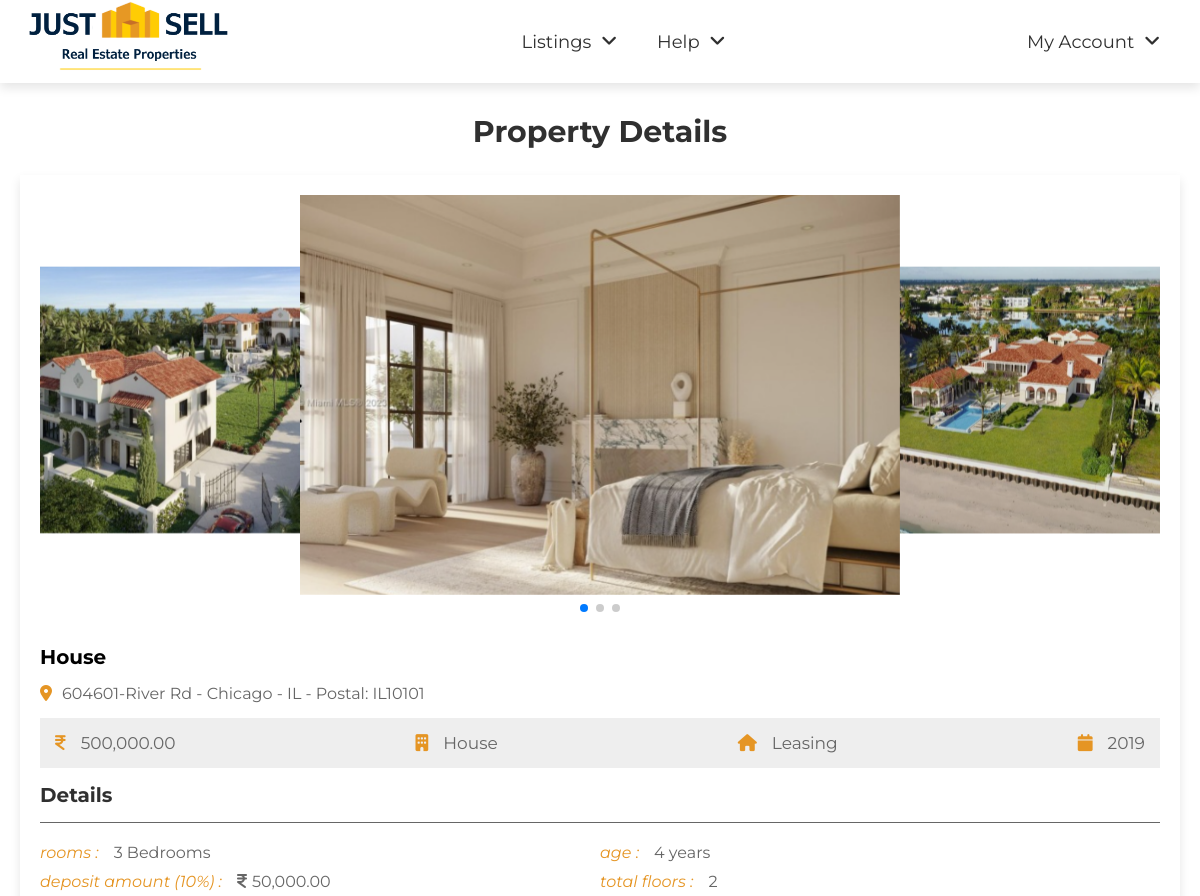
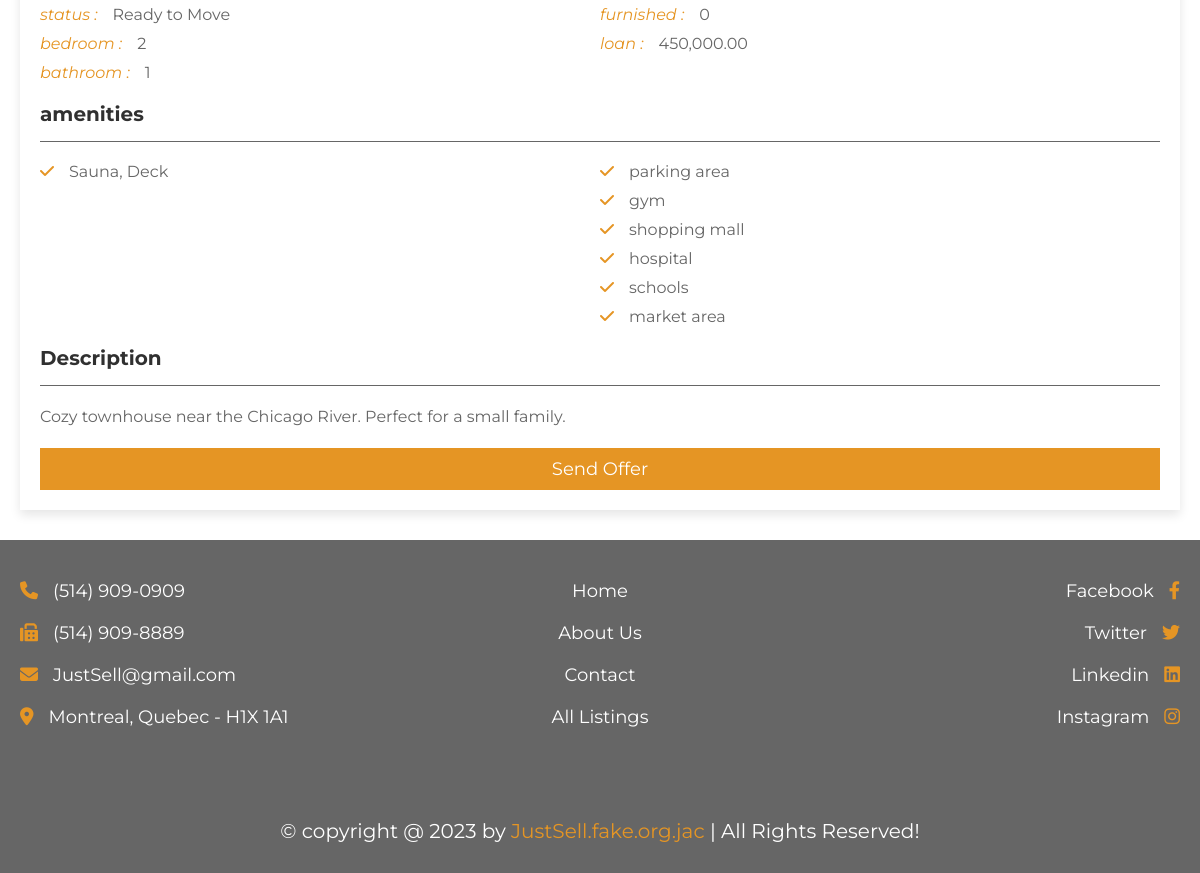
The page /details.php?get_id=3 on the database its author committed (2 pictures, top to bottom).
### tables this page shows
CREATE TABLE IF NOT EXISTS `image` (
  `ImageID` int(11) NOT NULL,
  `PropertyID` int(11) NOT NULL,
  `ImagePath` varchar(255) NOT NULL,
  `ImageFileName` varchar(255) NOT NULL,
  `Description` varchar(255) DEFAULT NULL
);

CREATE TABLE IF NOT EXISTS `properties` (
  `PropertyID` int(11) NOT NULL,
  `AgentID` int(11) NOT NULL,
  `StreetNum` mediumint(8) UNSIGNED NOT NULL,
  `StreetName` varchar(60) NOT NULL,
  `City` varchar(30) NOT NULL,
  `Province` varchar(30) NOT NULL,
  `Postal` varchar(10) NOT NULL,
  `Description` varchar(255) NOT NULL,
  `Price` float NOT NULL,
  `Bathrooms` tinyint(3) UNSIGNED NOT NULL DEFAULT '1',
  `Bedrooms` tinyint(3) UNSIGNED NOT NULL DEFAULT '1',
  `Floors` tinyint(3) UNSIGNED NOT NULL DEFAULT '1',
  `size` float DEFAULT NULL,
  `furnished` tinyint(1) NOT NULL DEFAULT '0',
  `PropertyType` varchar(30) NOT NULL DEFAULT 'House',
  `YearOfBuilt` smallint(5) UNSIGNED NOT NULL,
  `Amenities` varchar(100) NOT NULL,
  `sellOption` varchar(30) NOT NULL,
  `ConstructionStatus` varchar(30) NOT NULL
);

### details.php (the view, shortened to what this page needs)
<?php
   require "resources/connect.php";
   include "resources/header.php";
   if(isset($_GET['get_id'])){
      $propertyID = $_GET['get_id'];
   }else{
      $propertyID = '';
      header('location:index.php');
   }
?>
<body>
   <section class="view-property">
      <h1 class="heading">Property Details</h1>
      <?php
         $select_properties = $db->prepare("SELECT *
                                          FROM properties
                                          WHERE PropertyID = $propertyID;");
         $select_properties->execute();
         if($select_properties->rowCount() > 0){
            while($fetch_property = $select_properties->fetch(PDO::FETCH_ASSOC)){
         ?>
      <div class="details">
      <div class="swiper images-container">
            <div class="swiper-wrapper">
               <?php
                  $images = $db->prepare("SELECT *
                                          FROM image
                                          WHERE PropertyID = $propertyID;");
                  $images->execute();
                  if($images->rowCount() > 0){
                     while($image = $images->fetch(PDO::FETCH_ASSOC)){
               ?>
                  <img src="images/PropertiesImages/<?= $image['ImageFileName']; ?>" alt="Missing the property picture" class="swiper-slide">
               <?php
                  }}
               ?>
            </div>
            <div class="swiper-pagination"></div>
      </div>
         <h3 class="name"><?= $fetch_property['PropertyType']; ?></h3>
         <p class="location"><i class="fas fa-map-marker-alt"></i><span><?= $fetch_property['StreetNum'] . '-' .
                                                                           $fetch_property['StreetName'] . ' - ' .
                                                                           $fetch_property['City'] . ' - ' .
                                                                           $fetch_property['Province'] . ' - Postal: ' .
                                                                           $fetch_property['Postal']; ?></span></p>
         <div class="info">
            <p><i class="fas fa-indian-rupee-sign"></i><span><?= number_format($fetch_property['Price'], 2); ?></span></p>
            <p><i class="fas fa-building"></i><span><?= $fetch_property['PropertyType']; ?></span></p>
            <p><i class="fas fa-house"></i><span><?= $fetch_property['sellOption']; ?></span></p>
            <p><i class="fas fa-calendar"></i><span><?= $fetch_property['YearOfBuilt']; ?></span></p>
         </div>
         <h3 class="title">Details</h3>
         <div class="flex">
            <div class="box">
               <p><i>rooms :</i><span><?= $fetch_property['Bedrooms'] + $fetch_property['Bathrooms']; ?> Bedrooms</span></p>
               <p><i>deposit amount (10%) :</i><span><span class="fas fa-indian-rupee-sign" style="margin-right: .5rem;"></span><?= number_format($fetch_property['Price'] / 10, 2); ?></span></p>
               <p><i>status :</i><span><?= $fetch_property['ConstructionStatus']; ?></span></p>
               <p><i>bedroom :</i><span><?= $fetch_property['Bedrooms']; ?></span></p>
               <p><i>bathroom :</i><span><?= $fetch_property['Bathrooms']; ?></span></p>
            </div>
            <div class="box">
               <p><i>age :</i><span><?= date('Y') - $fetch_property['YearOfBuilt']; ?> years</span></p>
               <p><i>total floors :</i><span><?= $fetch_property['Floors']; ?></span></p>
               <p><i>furnished :</i><span><?= $fetch_property['furnished']; ?></span></p>
               <p><i>loan :</i><span><?= number_format($fetch_property['Price'] * 0.90, 2); ?></span></p>
            </div>
         </div>
         <h3 class="title">amenities</h3>
         <div class="flex">
            <div class="box">
            <p><i class="fas fa-check"></i><span><?= $fetch_property['Amenities'] ?></span></p>
            </div>
            <div class="box">
               <p><i class="fas fa-check"></i><span>parking area</span></p>
               <p><i class="fas fa-check"></i><span>gym</span></p>
               <p><i class="fas fa-check"></i><span>shopping mall</span></p>
               <p><i class="fas fa-check"></i><span>hospital</span></p>
               <p><i class="fas fa-check"></i><span>schools</span></p>
               <p><i class="fas fa-check"></i><span>market area</span></p>
            </div>
         </div>
         <h3 class="title">Description</h3>
         <p class="description"><?= $fetch_property['Description']; ?></p>
         <div class="flex-btn">
               <a href="make_offer.php?get_id=<?= $propertyID; ?>" class="btn">Send Offer</a>
         </div>
      </div>
      <?php
         }
      }else{
         echo '<p class="empty">property not found! <a href="post_property.php" style="margin-top:1.5rem;" class="btn">add new</a></p>';
      }
      ?>
   </section>
</body>
<?php
   include "resources/footer.php"
?>

### resources/style.css (style rules this page uses)
:root { --main-color: #e59524; --light-color: #666; --light-bg: #eee; --white: #fff; --black: #303030; --border: 0.1rem solid var(--light-color); --box-shodow: 0 0.5rem 1rem rgba(0, 0, 0, 0.1); }
* { font-family: "Montserrat", sans-serif; margin: 0; padding: 0; box-sizing: border-box; outline: none; border: none; text-decoration: none; }
html { font-size: 62.5%; overflow-x: hidden; scroll-behavior: smooth; scroll-padding-top: 10rem; }
body { background-color: var(--white); }
section { padding: 3rem 2rem; max-width: 1200px; margin: 0 auto; }
.heading { text-align: center; padding-bottom: 2.5rem; font-size: 3rem; color: var(--black); text-transform: capitalize; }
.btn, .inline-btn { margin-top: 1rem; padding: 1rem 3rem; background-color: var(--main-color); color: var(--white); cursor: pointer; text-align: center; font-size: 1.8rem; text-transform: capitalize; }
.btn { display: block; width: 100%; }
.flex-btn { display: flex; gap: 1rem; justify-content: space-between; align-items: flex-end; }
.view-property .details { background-color: var(--white); box-shadow: var(--box-shodow); padding: 2rem; overflow-x: hidden; }
.view-property .details .images-container { padding-bottom: 3rem; }
.swiper-pagination-bullets.swiper-pagination-horizontal { bottom: 0; }
.view-property .details .images-container img { height: 40rem; object-fit: cover; width: 60rem; }
.view-property .details .name { font-size: 2rem; text-overflow: ellipsis; overflow-x: hidden; margin-bottom: 0.5rem; padding-top: 2rem; }
.view-property .details .location { padding-top: 1rem; font-size: 1.6rem; color: var(--light-color); }
.view-property .details .location i { margin-right: 1rem; color: var(--main-color); }
.view-property .details .info { display: flex; background-color: var(--light-bg); padding: 1.5rem; margin: 1.5rem 0; justify-content: space-between; align-items: center; flex-wrap: wrap; gap: 2rem; }
.view-property .details .info p { font-size: 1.7rem; }
.view-property .details .info p span, .view-property .details .info p a { color: var(--light-color); }
.view-property .details .info p i { margin-right: 1.5rem; color: var(--main-color); }
.view-property .details .title { font-size: 2rem; color: var(--black); padding-bottom: 1.5rem; border-bottom: var(--border); }
.view-property .details .flex { margin: 1.5rem 0; display: flex; justify-content: space-between; flex-wrap: wrap; }
.view-property .details .flex .box { flex: 1 1 40rem; }
.view-property .details .flex .box p { padding: 0.5rem 0; font-size: 1.6rem; color: var(--light-color); }
.view-property .details .flex .box i { color: var(--main-color); margin-right: 1.5rem; }
.view-property .details .description { padding-top: 1rem; margin: 0.5rem 0; margin-top: 0.5rem; font-size: 1.6rem; color: var(--light-color); line-height: 2; }

### rows shown on the page
properties: PropertyType "House", StreetNum "604601", StreetName "River Rd", City "Chicago", Province "IL", Postal "IL10101", Price "500,000.00", sellOption "Leasing", YearOfBuilt "2019", $fetch_property['Bedrooms'] + $fetch_property['Bathrooms'] "3", $fetch_property['Price']/10 "50,000.00", ConstructionStatus "Ready to Move", Bedrooms "2", Bathrooms "1", Floors "2", furnished "0", $fetch_property['Price']*0.90 "450,000.00", Amenities "Sauna, Deck", Description "Cozy townhouse near the Chicago River. Perfect for a small family."
image: ImageFileName (picture)
image: ImageFileName (picture)
image: ImageFileName (picture)
